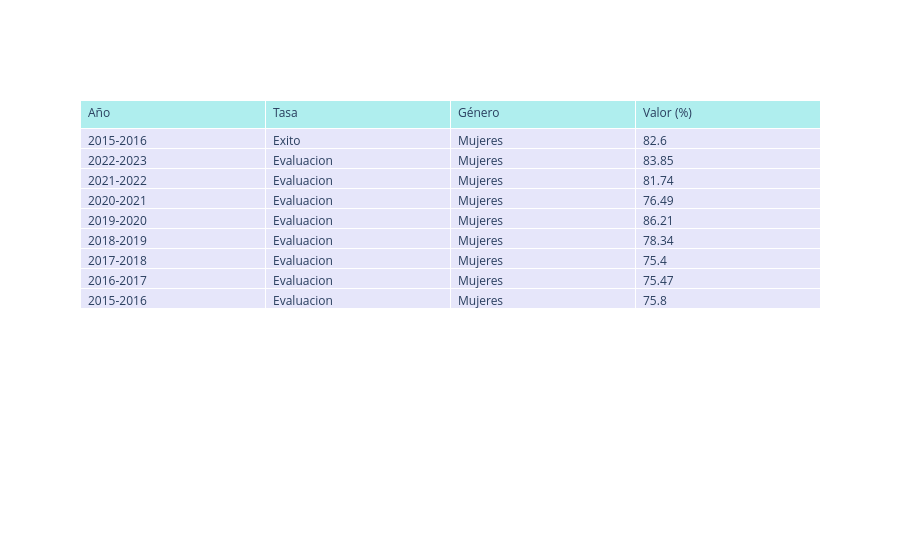

Notebook code cell kept with this figure:
### Markdown cell above
## Tabla de Resumen Estadístico

### Code cell
import plotly.express as px
import plotly.graph_objects as go

# Resumen de los últimos 3 años
df_tabla = df_filtrado[df_filtrado['Genero'] != "Ambos Sexos"].tail(9) 

fig = go.Figure(data=[go.Table(
    header=dict(values=['Año', 'Tasa', 'Género', 'Valor (%)'],
                fill_color='paleturquoise', align='left'),
    cells=dict(values=[df_tabla.Anio, df_tabla.Tasa, df_tabla.Genero, df_tabla.Valor],
                fill_color='lavender', align='left'))
])
fig.show()

### Figure 1 — Plotly figure (JSON) as saved in the notebook; plotly's stock layout.template omitted (floating-point values rounded to 4 significant figures)
{"data": [{"cells": {"align": "left", "fill": {"color": "lavender"}, "values": [["2015-2016", "2022-2023", "2021-2022", "2020-2021", "2019-2020", "2018-2019", "2017-2018", "2016-2017", "2015-2016"], ["Exito", "Evaluacion", "Evaluacion", "Evaluacion", "Evaluacion", "Evaluacion", "Evaluacion", "Evaluacion", "Evaluacion"], ["Mujeres", "Mujeres", "Mujeres", "Mujeres", "Mujeres", "Mujeres", "Mujeres", "Mujeres", "Mujeres"], [82.6, 83.85, 81.74, 76.49, 86.21, 78.34, 75.4, 75.47, 75.8]]}, "header": {"align": "left", "fill": {"color": "paleturquoise"}, "values": ["Año", "Tasa", "Género", "Valor (%)"]}, "type": "table"}], "layout": {}}
